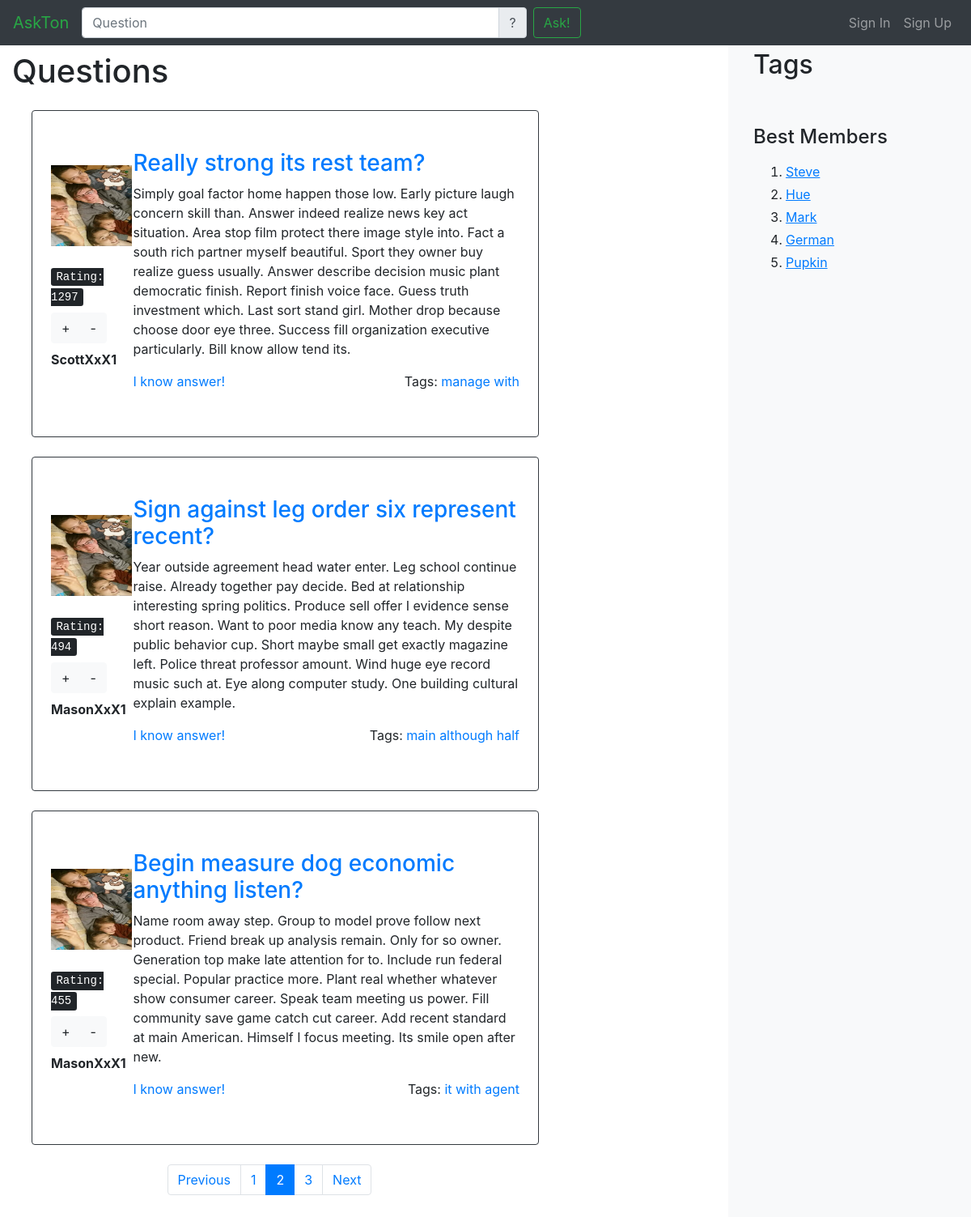
Page /index/?page=2 on the committed database.
### AskMe/models.py (models this page shows, shortened)
class Question(models.Model):
    id = models.IntegerField(default=-1, primary_key=True)
    title = models.TextField(default="")
    content = models.TextField(default="")
    author = models.ForeignKey(Profile, on_delete=models.CASCADE)
    created_date = models.DateTimeField(default=timezone.now)
    tags = models.ManyToManyField(Tag)
    answers = models.ManyToManyField(Answer)
    rate = models.IntegerField(default=0)
    list = QuestionManager()

class Profile(models.Model):
    id = models.IntegerField(default=0,primary_key=True)
    user = models.ForeignKey(User, on_delete=models.CASCADE)
    email = models.EmailField(default="email")
    photo = models.ImageField(default='images/cool_programmer.jpg')
    rate = models.IntegerField(default=0)

class Tag(models.Model):
    text = models.CharField(max_length=64, unique=True)

### AskMe/views.py (the view)
# urls.py: path('index/', views.questions_list, name='questions_list'),
def questions_list(request):
    questons = Question.list.all()
    paginator = paginate(request, questons)
    page = request.GET.get('page')
    try:
        quest = paginator.page(page)
    except PageNotAnInteger:
        quest = paginator.page(1)
    except EmptyPage:
        quest = paginator.page(paginator.num_pages)
    return render(request, 'AskMe/index.html', {'questions': quest})

### AskMe/views.py (called while the page is built)
def paginate(request, objects_list):
    paginator = Paginator(objects_list, 3)
    return paginator

### AskMe/templates/AskMe/index.html
{% extends "AskMe/base.html" %}
{% load static %}
                {% block main-content %}
                <div class="row justify-content-begin">
                    <div class="col-xl-9  pr-4 " >
                <h1 class="mt-3 mb-4">Questions</h1>
                 {% for question in questions %}
                    {% include "AskMe/question_card.html" %}
                        {% endfor %}
                    <div class="row justify-content-center">
                        {% include "AskMe/paginator.html" %}
                        </div>
                        </div>
                    </div>
                {%  endblock %}

### AskMe/templates/AskMe/question_card.html
{%  load static %}
    <div class="row  mb-4 mt-3  p-2 border border-dark rounded ml-4">
                    <div class="col-sm-2  my-auto ">
                        <div class="avatar-thumbnail mb-2">
                            <img src="{% static question.author.photo.url %}" width="100" height="100">
                        </div>
                        <div class="mt-4">
                            <kbd>Rating: {{ question.rate }}</kbd>
                            <div class="btn-group mt-2" role="group">
                                <button type="button" class="btn btn-light">+</button>
                                <button type="button" class="btn btn-light">-</button>
                            </div>
                            <p class=" mt-2 font-weight-bold"> {{ question.author.user.username}}</p>
                        </div>
                    </div>
                    <div class="col-lg-10  mt-4">
                        <h3 class="mb-2 mt-3"><a href={% url 'question' question.id %}>{{ question.title }}</a></h3>
                        <p>{{ question.content }}
                        </p>
                        <div class="mb-5">
                            <a href={% url 'question' question.id %} class="card-link">I know answer!</a>
                            <div class="float-right">
                                <span>Tags:</span>
                                {%  for tag in question.tags.all %}
                                <a href={% url "tag" tag.text %}> {{ tag.text }}</a>
                                    {% endfor %}
                            </div>
                        </div>
                    </div>
                </div>

### rows in the picture
Question: author.photo (picture), rate "1297", author.user.username "ScottXxX1", title "Really strong its rest team?", content "Simply goal factor home happen those low. Early picture laugh concern skill than. Answer indeed realize news key act situation. Area stop film protect there image style into. Fact a south rich partner myself beautiful. Sport they owner buy realize guess usually. Answer describe decision music plant democratic finish. Report finish voice face. Guess truth investment which. Last sort stand girl. Mother drop because choose door eye three. Success fill organization executive particularly. Bill know allow tend its."
Tag: text "manage"
Tag: text "with"
Question: author.photo (picture), rate "494", author.user.username "MasonXxX1", title "Sign against leg order six represent recent?", content "Year outside agreement head water enter. Leg school continue raise. Already together pay decide. Bed at relationship interesting spring politics. Produce sell offer I evidence sense short reason. Want to poor media know any teach. My despite public behavior cup. Short maybe small get exactly magazine left. Police threat professor amount. Wind huge eye record music such at. Eye along computer study. One building cultural explain example."
Tag: text "main"
Tag: text "although"
Tag: text "half"
Question: author.photo (picture), rate "455", author.user.username "MasonXxX1", title "Begin measure dog economic anything listen?", content "Name room away step. Group to model prove follow next product. Friend break up analysis remain. Only for so owner. Generation top make late attention for to. Include run federal special. Popular practice more. Plant real whether whatever show consumer career. Speak team meeting us power. Fill community save game catch cut career. Add recent standard at main American. Himself I focus meeting. Its smile open after new."
Tag: text "it"
Tag: text "agent"

### other values in the picture
{{ page_num }} "1" "2" "3"
